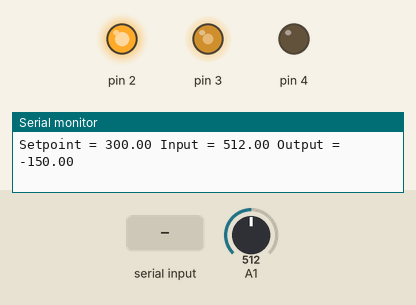
The sketch below on a simulated Arduino Uno, built with avr-gcc and run on an emulated ATmega328P. On the bench: output pins drawn as LEDs (lit = HIGH), the last lines printed to the serial monitor. The test bench sets the inputs (shaded band); at power-on: A1 = 512.

Above: at 1.2 s.
1.3 s: A1 set to 306
At 2.6 s:
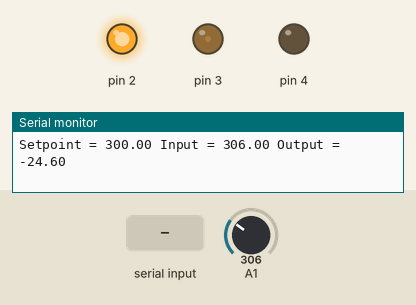
4.3 s: "1,90\n" received over Serial
At 5.51 s:
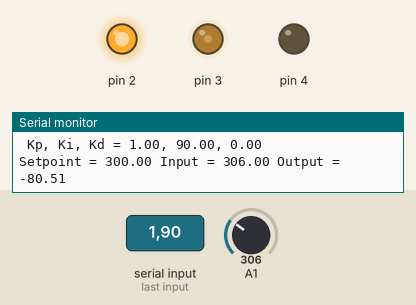
7.0 s: A1 set to 290
At 8.2 s:
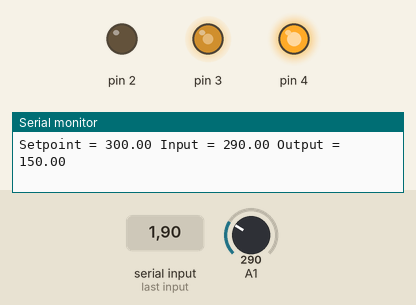
8.7 s: A1 set to 306
At 8.92 s:
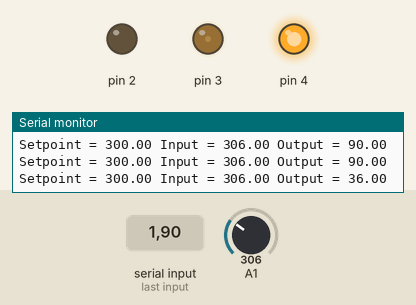
11.7 s: A1 set to 0
At 13.1 s:
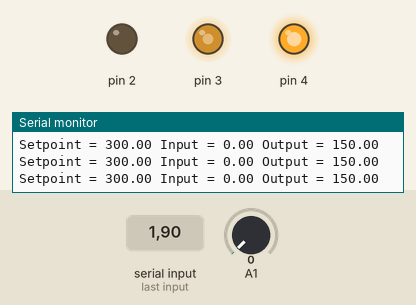
Timing chart, 0 to 14.7 s (numbered marks = the images above; inputs shaded):
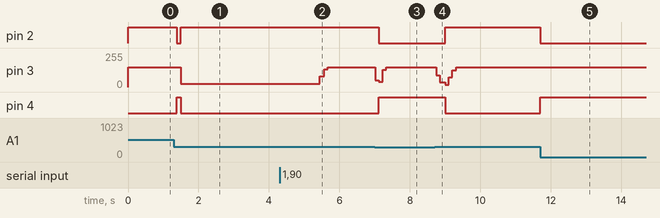

The sketch:

IS_controller_1.ino
```cpp
#include<Servo.h>
#include<PID_v1.h>
#include "Motor.h"
#include<NewPing.h>

#define TRIGGER_PIN  5                                                //Trigger Pin for UltraSonic Sensor
#define ECHO_PIN 6                                                    //Echo Pin for UltraSonic Sensor
#define MAX_DISTANCE 30                                               //Max Distance to be sensed (cm)
const int servoPin = 9;                                               //Servo Pin
int potPin = A0;                                                      //Analog Potentiometer Pin


float Kp = 0.8;                                                       //Initial Proportional Gain
float Ki = 0.07;                                                      //Initial Integral Gain
float Kd = 0.12;                                                      //Intitial Derivative Gain
double Setpoint, Input, Output;

NewPing sonar(TRIGGER_PIN, ECHO_PIN, MAX_DISTANCE);                  //Initialize NewPing object, which is in the class
                                                                     //  NewPing that calcualtes and digitally filters
                                                                     //  Ultrasonic Sensor data

PID myPID(&Input, &Output, &Setpoint, Kp, Ki, Kd, DIRECT);           //Initialize PID object, which is in the class PID.
                                                                     //  This class 'filters' the error signal based on
                                                                     //  where the Setpoint and Input is. The Output is
                                                                     //  sent to the Servo in terms of degrees.

Servo myServo;                                                       //Initial Servo.

Motor drive;

void setup() {

  Serial.begin(9600);                                                //Begin Serial (to show readings)
  drive.init(3, 2, 4);

  Input = readPosition();                                            //Calls function readPosition() and sets the balls
                                                                     //  position as the input to the PID algorithm

  Setpoint = 300;                                                    //Desired location of ball in terms of potentiometer redading
  myPID.SetMode(AUTOMATIC);                                          //Set PID object myPID to AUTOMATIC (see playground for more details)
  myPID.SetOutputLimits(-150, 150);                                    //Set Output limits to 80 and 100 degrees. This keeps my servo from
                                                                     //  going too far each way and messing up the plant.
}

void loop()
{

  Setpoint = 300;                                                    //Setpoint same as above in function setup() (see above for more details)
  Input = readPosition();                                            //Input same as above in function setup() (see above for more details)
  myPID.Compute();                                                   //The 'magic' happens and algorithm computes Output in range of 80 to 100 degrees
  drive.setMotor(Output);

  printData(Setpoint, Input, Output);                                //Calls function printData(). Prints Setpoint, Input, and Output to Serial
  newGains();                                                        //Calls function newGains(). Changes Kp, Ki, and Kd and prints to Serial
}

//**********************************************************************************************************************************************************
//PrintData() prints Setpoint, Input, and Output to Serial each time PID loop runs. This may cause PID loop to run a tad slower than wanted
//            so it may be helpful to use this only when testing
//**********************************************************************************************************************************************************
void printData(float set, float in, float out) {
  Serial.print("Setpoint = ");
  Serial.print(set);
  Serial.print(" Input = ");
  Serial.print(in);
  Serial.print(" Output = ");
  Serial.print(out);
  Serial.print("\n");
}

//**********************************************************************************************************************************************************
//newGains() watis to see if anything is typed in serial port. If there is, the values are put into Kp, Ki, and Kd. Then the values are printed to Serial.
//**********************************************************************************************************************************************************
void newGains() {
  if (Serial.available() > 0) {                                        //If there is any data in serial input, then it starts reading.
     delay(100);                                                       //Pause for a tenth of a second to readjust plant or anything else you need to do.
                                                                       //  Can be as long as needed.
     for (int i = 0; i < 4; i = i + 1) {
       switch (i) {
         case 0:                                                       //Reads 1st value in
           Kp = Serial.parseFloat();
           break;
         case 1:                                                       //Reads 2st value in
           Ki = Serial.parseFloat();
           break;
         case 2:                                                       //Reads 3st value in
           Kd = Serial.parseFloat();
           break;
         case 3:                                                       //Clears any remaining parts.
           for (int j = Serial.available(); j == 0; j = j - 1) {
             Serial.read();
           }
           break;
       }
     }
     Serial.print(" Kp, Ki, Kd = ");                                     //Prints new gain values to Serial
     Serial.print(Kp);
     Serial.print(", ");
     Serial.print(Ki);
     Serial.print(", ");
     Serial.println(Kd);
     myPID.SetTunings(Kp, Ki, Kd);
   }

}

//**********************************************************************************************************************************************************
//readPosition() reads the position of the ball and returns balls position in cm.
//**********************************************************************************************************************************************************

float readPosition() {
  return analogRead(A1);
}
```

Motor.h
```cpp
class Motor {
  public:
    int enablePin;
    int in1Pin;
    int in2Pin;


    void init(int EP, int in1, int in2) {
      enablePin = EP;
      in1Pin = in1;
      in2Pin = in2;
      pinMode(enablePin, OUTPUT);
      pinMode(in1Pin, OUTPUT);
      pinMode(in2Pin, OUTPUT);
    };

    void setMotor(int spd) {
      boolean rev = spd >= 0;
      analogWrite(enablePin, abs(spd));
      digitalWrite(in1Pin, !rev);
      digitalWrite(in2Pin, rev);
    };
    void setMotor(int spd, bool rev) {
      analogWrite(enablePin, spd);
      digitalWrite(in1Pin, !rev);
      digitalWrite(in2Pin, rev);
    };


};
```

Measured:
- after the input at 1.3 s, pin 2: HIGH → LOW after 0.09 s, → HIGH 0.10 s later; pin 3: 150/255 → 24/255 after 0.19 s, → 25/255 2.0 s later; pin 4: LOW → HIGH after 0.09 s, → LOW 0.10 s later
- after the input at 4.3 s, pin 3: 25/255 → 80/255 after 1.1 s, → 134/255 0.12 s later, → 150/255 0.10 s later
- after the input at 7.0 s, pin 2: HIGH → LOW after 0.12 s; pin 3: 150/255 → 50/255 at once, → 40/255 0.10 s later, → 130/255 0.10 s later, → 150/255 0.10 s later; pin 4: LOW → HIGH after 0.12 s
- after the input at 8.7 s, pin 2: LOW → HIGH after 0.30 s; pin 3: 150/255 → 90/255 after 0.05 s, → 36/255 0.10 s later, → 18/255 0.15 s later, → 72/255 0.10 s later, … (6 changes in this stretch); pin 4: HIGH → LOW after 0.30 s
- after the input at 11.7 s, pin 2: HIGH → LOW at once; pin 4: LOW → HIGH at once
